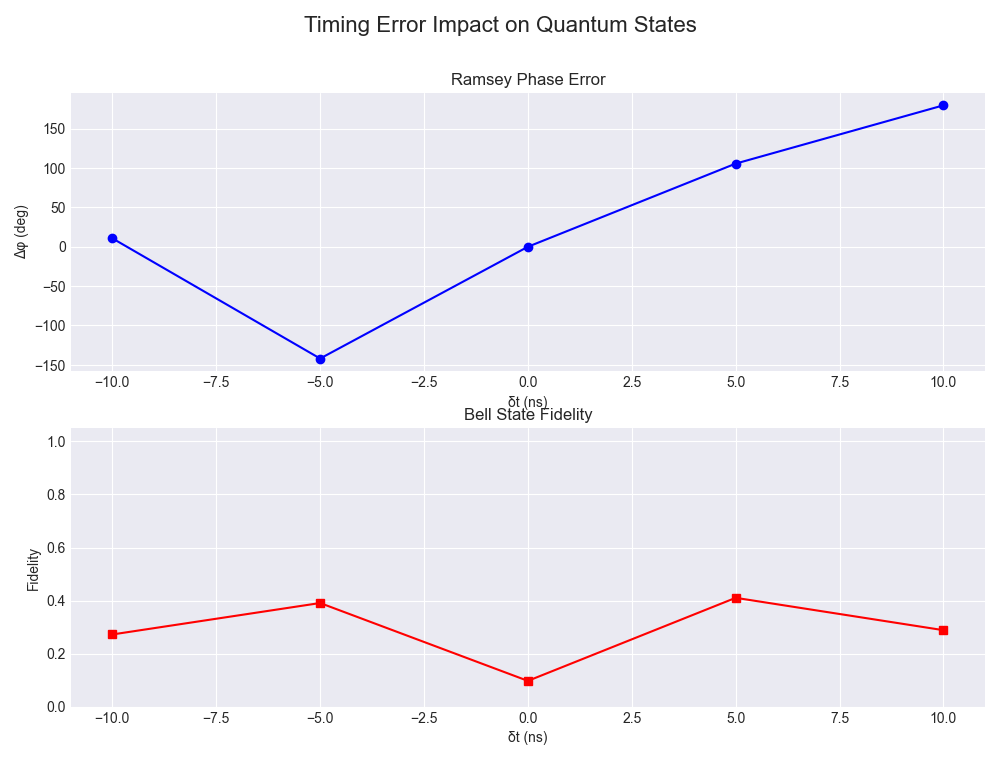

Write the Python code that produced this figure.
import numpy as np
import matplotlib.pyplot as plt
import scqubits as scq

# Qiskit Dynamics imports
from qiskit_dynamics.solvers import Solver
from qiskit.quantum_info import state_fidelity, DensityMatrix
from qiskit_dynamics.signals import Signal

# ---
# STEP 1: scqubits HARDWARE MODELING
# ---

print("Step 1: Building scqubits hardware model...")

g_strength = 0.02   # GHz
trunc_dim = 2       # 2-level truncation for speed (Hilbert space = 4)

# Define two Transmons
q0 = scq.Transmon(EJ=30.0, EC=1.2, ng=0.3, ncut=10)
q1 = scq.Transmon(EJ=25.0, EC=1.3, ng=0.3, ncut=10)

# Eigenvalues/vectors
evals0, evecs0 = q0.eigensys(evals_count=trunc_dim)
evals1, evecs1 = q1.eigensys(evals_count=trunc_dim)
wq0 = evals0[1] - evals0[0]
wq1 = evals1[1] - evals1[0]

# Bare Hamiltonians
H_q0 = np.diag(evals0 - evals0[0])
H_q1 = np.diag(evals1 - evals1[0])

# Number operators projected
n_op_q0 = evecs0.T @ q0.n_operator() @ evecs0
n_op_q1 = evecs1.T @ q1.n_operator() @ evecs1

# Pauli operators
sigma_x = np.array([[0, 1], [1, 0]], dtype=complex)
sigma_z = np.array([[1, 0], [0, -1]], dtype=complex)

# System Hamiltonians
I = np.eye(trunc_dim)
H_bare = np.kron(H_q0, I) + np.kron(I, H_q1)
H_int = g_strength * np.kron(n_op_q0, n_op_q1)

# Static Hamiltonian
H_static = 2 * np.pi * H_int
H_static = 0.5 * (H_static + H_static.conj().T)  # enforce Hermiticity

# Drive operators
drive_op_q0 = 2 * np.pi * np.kron(sigma_x, I)
drive_op_q1 = 2 * np.pi * np.kron(I, sigma_x)
drive_op_ZX = 2 * np.pi * np.kron(sigma_z, sigma_x)

drive_ops = [drive_op_q0, drive_op_q1, drive_op_ZX]

# Rotating frame
rot_frame = 2 * np.pi * H_bare

# Initial and target states
y0 = np.zeros(trunc_dim * trunc_dim, dtype=complex)
y0[0] = 1.0
psi_11 = np.zeros(trunc_dim * trunc_dim, dtype=complex)
psi_11[1 * trunc_dim + 1] = 1.0
ideal_bell = (y0 + psi_11) / np.sqrt(2)

print(f"  Q0 frequency: {wq0:.4f} GHz")
print(f"  System dimension: {H_static.shape[0]}")

# ---
# STEP 2: Qiskit Dynamics Solver
# ---

print("\nStep 2: Building Solver...")

solver = Solver(
    static_hamiltonian=H_static,
    hamiltonian_operators=drive_ops,
    rotating_frame=rot_frame,
)

print("  Solver ready.")

# ---
# STEP 3: Pulses
# ---

print("Step 3: Defining pulses...")

PI_HALF_AMP = 0.05
PI_HALF_SIGMA = 5
PI_HALF_DUR = 20

CR_AMP = 0.05
CR_SIGMA = 10
CR_DUR = 40

def gaussian_envelope(t, amp, sigma, t_peak):
    return amp * np.exp(-((t - t_peak) ** 2) / (2 * sigma**2))

# Ramsey
def run_ramsey(delta_t=0.0):
    t_peak = PI_HALF_DUR / 2
    pulse1 = lambda t: gaussian_envelope(t, PI_HALF_AMP, PI_HALF_SIGMA, t_peak)
    sigs1 = [Signal(pulse1, 0.0), Signal(lambda t: 0.0, 0.0), Signal(lambda t: 0.0, 0.0)]
    y1 = solver.solve(t_span=[0.0, PI_HALF_DUR], y0=y0, signals=sigs1).y[-1]

    wait = 20.0
    sigs_wait = [Signal(lambda t: 0.0, 0.0)] * 3
    y2 = solver.solve(t_span=[0.0, wait], y0=y1, signals=sigs_wait).y[-1]

    dur2 = PI_HALF_DUR + delta_t
    t_peak2 = dur2 / 2
    pulse2 = lambda t: gaussian_envelope(t, PI_HALF_AMP, PI_HALF_SIGMA, t_peak2)
    sigs2 = [Signal(pulse2, 0.0), Signal(lambda t: 0.0, 0.0), Signal(lambda t: 0.0, 0.0)]
    y3 = solver.solve(t_span=[0.0, dur2], y0=y2, signals=sigs2).y[-1]
    return y3

# Bell
def run_bell(delta_t=0.0):
    t_peak = PI_HALF_DUR / 2
    pulse1 = lambda t: gaussian_envelope(t, PI_HALF_AMP, PI_HALF_SIGMA, t_peak)
    sigs1 = [Signal(pulse1, 0.0), Signal(lambda t: 0.0, 0.0), Signal(lambda t: 0.0, 0.0)]
    y1 = solver.solve(t_span=[0.0, PI_HALF_DUR], y0=y0, signals=sigs1).y[-1]

    dur = CR_DUR + delta_t
    t_peak2 = dur / 2
    pulse2 = lambda t: gaussian_envelope(t, CR_AMP, CR_SIGMA, t_peak2)
    sigs2 = [Signal(lambda t: 0.0, 0.0), Signal(lambda t: 0.0, 0.0), Signal(pulse2, 0.0)]
    y2 = solver.solve(t_span=[0.0, dur], y0=y1, signals=sigs2).y[-1]
    return y2

# ---
# STEP 4: Execution
# ---

print("\nStep 4: Running timing error sweep...")

delta_t_range = np.linspace(-10, 10, 5)  # fewer points for speed
phase_errors = []
fidelities = []

state_ref = run_ramsey(0.0)
idx_00, idx_10 = 0, 2
ideal_phase = np.angle(state_ref[idx_10] / state_ref[idx_00])

for dt in delta_t_range:
    st = run_ramsey(dt)
    cur_phase = np.angle(st[idx_10] / st[idx_00])
    dphi = (cur_phase - ideal_phase + np.pi) % (2 * np.pi) - np.pi
    phase_errors.append(dphi * 180 / np.pi)

for dt in delta_t_range:
    st = run_bell(dt)
    # Flatten and normalize before wrapping in DensityMatrix
    ideal_vec = np.asarray(ideal_bell).flatten()
    ideal_vec = ideal_vec / np.linalg.norm(ideal_vec)
    st_vec = np.asarray(st).flatten()
    st_vec = st_vec / np.linalg.norm(st_vec)
    fid = state_fidelity(DensityMatrix(ideal_vec), DensityMatrix(st_vec))
    fidelities.append(fid)

print("Simulation complete.")

# ---
# STEP 5: Plot
# ---

plt.style.use("seaborn-v0_8-darkgrid")
fig, (ax1, ax2) = plt.subplots(2, 1, figsize=(10, 10))
fig.suptitle("Timing Error Impact on Quantum States", fontsize=16)

ax1.plot(delta_t_range, phase_errors, "o-", color="blue")
ax1.set_title("Ramsey Phase Error")
ax1.set_xlabel("δt (ns)")
ax1.set_ylabel("Δφ (deg)")

ax2.plot(delta_t_range, fidelities, "s-", color="red")
ax2.set_title("Bell State Fidelity")
ax2.set_xlabel("δt (ns)")
ax2.set_ylabel("Fidelity")
ax2.set_ylim(0, 1.05)

plt.tight_layout(rect=[0, 0.03, 1, 0.95])
plt.show()

print("\n--- Done ---")
